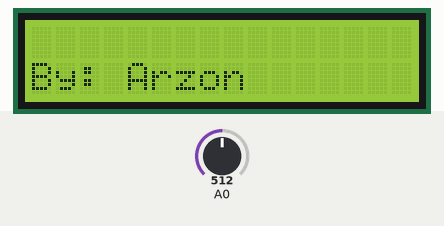
A sketch run on a simulated Arduino Uno, built with avr-gcc and run on an emulated ATmega328P. Parts: 16×2 character LCD. The test bench sets the inputs (shaded band); at power-on: A0 = 512.

Above: at 1.2 s.
1.3 s: A0 set to 716
At 5.0 s:
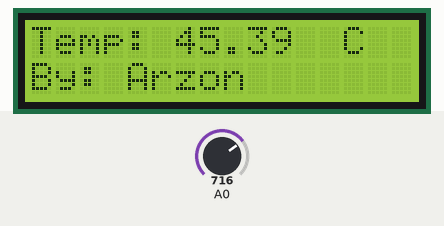
9.1 s: A0 set to 900
At 11.4 s:
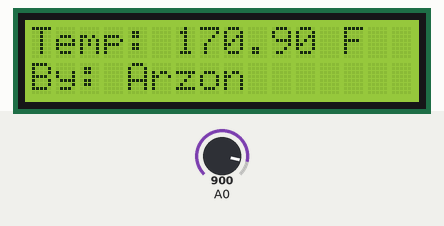
14.5 s: A0 set to 1023
At 21.5 s:
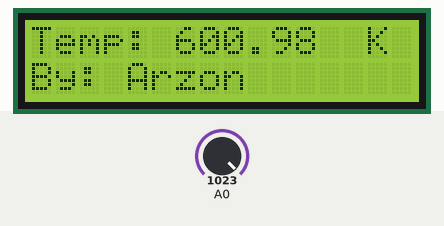
Timing chart, 0 to 23.0 s (numbered marks = the images above; inputs shaded):
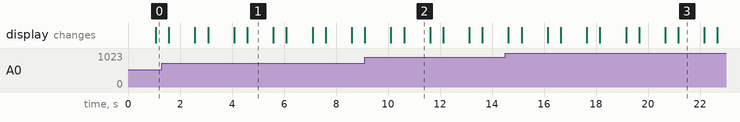

The sketch:

Thermodisplay.ino
```cpp
// date: 6/19/2026
// Thermodisplay by: Arz0n

#include <LiquidCrystal.h>
LiquidCrystal lcd(7, 8, 9, 10, 11, 12); //set up the pins
void setup()
{
  lcd.begin(16, 2);
}

void loop()
{
  int tempReading = analogRead(A0); //Create a variable to store the temperature (pin A0)
  double tempK = log(10000.0 * ((1024.0 / tempReading - 1)));
  tempK = 1 / (0.001129148 + (0.000234125 + (0.0000000876741 * tempK * tempK )) * tempK );       //  Temp Kelvin
  float tempC = tempK - 273.15;            // Convert Kelvin to Celcius
  float tempF = (tempC * 9.0)/ 5.0 + 32.0; // Convert Celcius to Fahrenheit

  lcd.setCursor(0, 1);
  lcd.print("By: Arzon");
  // Display Temperature in Celsius
  lcd.setCursor(0, 0);
  lcd.print("Temp:        C  ");
  lcd.setCursor(6, 0);
  lcd.print(tempC);
  delay(1000);

  //Blinky blink section
  lcd.setCursor(0, 0);
  lcd.print("               ");
  lcd.setCursor(6, 0);
  lcd.print("     ");
  delay(500);
  // Display Temperature in Fahrenheit
  lcd.setCursor(0, 0);
  lcd.print("Temp:        F  ");
  lcd.setCursor(6, 0);
  lcd.print(tempF);
  delay(1000);

  //Blinky blink section
  lcd.setCursor(0, 0);
  lcd.print("               ");
  lcd.setCursor(6, 0);
  lcd.print("     ");
  delay(500);
  // Display Temperature in Kelvin
  lcd.setCursor(0, 0);
  lcd.print("Temp:         K  ");
  lcd.setCursor(6, 0);
  lcd.print(tempK);
  delay(1000);

  //Blinky blink section
  lcd.setCursor(0, 0);
  lcd.print("               ");
  lcd.setCursor(6, 0);
  lcd.print("     ");
  delay(500);
}

//code (kinda) inspired from the elegoo super starter kit
```

Measured:
- what the display in image 1 shows lasts 1.0 s, from 4.6 s to 5.6 s
